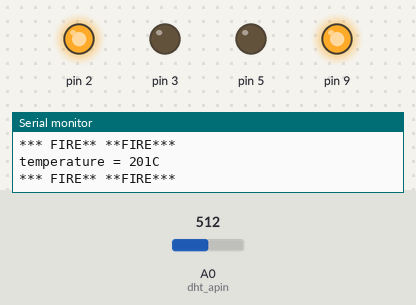
Simulated run of this sketch. Board: Arduino Uno, built with avr-gcc and run on an emulated ATmega328P. Shown: output pins drawn as LEDs (lit = HIGH), the last lines printed to the serial monitor. Inputs (shaded band) come from the test bench; at power-on: A0 (dht_apin) = 512.

Above: at 2.7 s.
2.8 s: A0 (dht_apin) set to 259
4.9 s: A0 (dht_apin) set to 229
At 7.1 s:
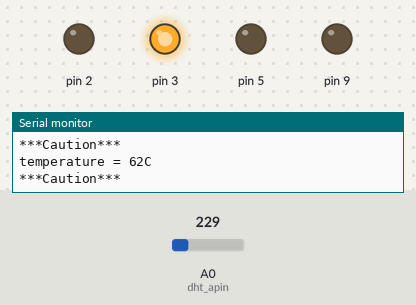
7.4 s: A0 (dht_apin) set to 217
9.1 s: A0 (dht_apin) set to 191
At 10.5 s:
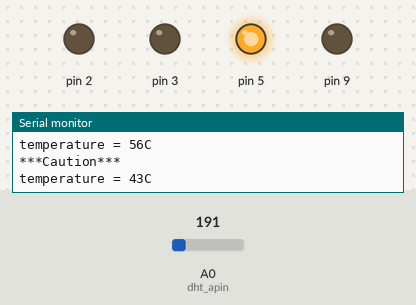
11.4 s: A0 (dht_apin) set to 306
At 13.1 s:
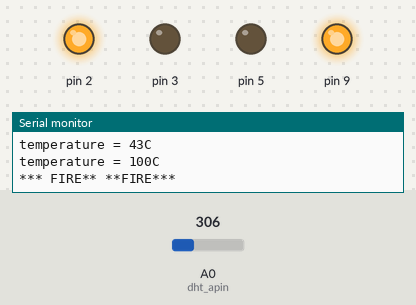
13.4 s: A0 (dht_apin) set to 122
At 14.5 s:
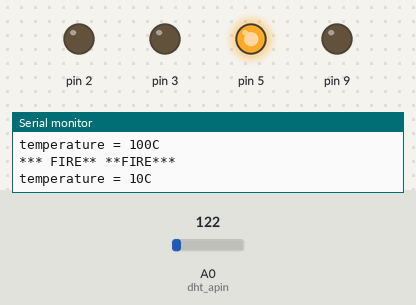
Timing chart, 0 to 16.4 s (numbered marks = the images above; inputs shaded):
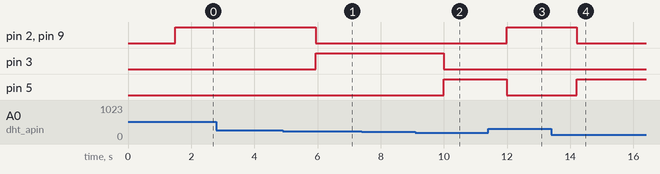

The sketch:

fire_alaram_code.ino
```cpp
#define dht_apin A0 // Analog Pin sensor is connected to

//dht DHT;
int Threshold = 50;
void FireAlaram(int);
int temp_read(void);
void setup()
{
    pinMode(2,OUTPUT);
    pinMode(3,OUTPUT);
    pinMode(5,OUTPUT);
    pinMode(9,OUTPUT);

  Serial.begin(9600);
  delay(500);//Delay to let system boot
  Serial.println("DHT11 Humidity & temperature Sensor\n\n");
  delay(1000);      //Wait before accessing Sensor

}//end "setup()"

void loop()
{
  //Start of Program
    int temperature = temp_read(); //reading temperature

  while(temperature =  temp_read())
  {
    if(temperature>Threshold)
    {
      if(temperature>=70)
      {
        digitalWrite(2,HIGH);
        digitalWrite(3,LOW);
        digitalWrite(5,LOW);
        digitalWrite(9,HIGH);
        Serial.println("*** FIRE** **FIRE***");
        delay(100);
      }
      else
      {
        digitalWrite(3,HIGH);
        digitalWrite(2,LOW);
        digitalWrite(5,LOW);
        digitalWrite(9,LOW);
        Serial.println("***Caution***");

      }

      delay(10);
    }
     else
     {
        digitalWrite(5,HIGH);
        digitalWrite(2,LOW);
        digitalWrite(3,LOW);
        digitalWrite(9,LOW);
     }
    delay(1000);
    //temperature =  temp_read();                      //Wait 5 seconds before accessing sensor again.
   } //end while
                   //Fastest should be once every two seconds.
}// end loop()
int temp_read()
{
  //int temperature = DHT.read11(dht_apin);
  //int temperature = ( analogRead(A0)-500)/10;
  int temperature = map(((analogRead(A0)-20) * 3.04), 0, 1023, -40, 125);
   Serial.print("temperature = ");
    Serial.print(temperature);
    Serial.println("C  ");
     Serial.println();
  return temperature;
}
```

Measured:
- the behaviour switches between 245 and 244 on A0 (dht_apin) (found by bisection; images 0 and 1)
- the behaviour switches between 206 and 205 on A0 (dht_apin) (found by bisection; images 1 and 2)
- after the input at 4.9 s, pin 2, pin 9: HIGH → LOW after 1.0 s; pin 3: LOW → HIGH after 1.0 s
- after the input at 9.1 s, pin 3: HIGH → LOW after 0.89 s; pin 5: LOW → HIGH after 0.89 s
- after the input at 11.4 s, pin 2, pin 9: LOW → HIGH after 0.59 s; pin 5: HIGH → LOW after 0.59 s
- after the input at 13.4 s, pin 2, pin 9: HIGH → LOW after 0.81 s; pin 5: LOW → HIGH after 0.81 s
